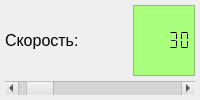
               <widget class="QFrame" name="feedrateFrame">
                <property name="frameShape">
                 <enum>QFrame::NoFrame</enum>
                </property>
                <property name="frameShadow">
                 <enum>QFrame::Plain</enum>
                </property>
                <property name="lineWidth">
                 <number>0</number>
                </property>
                <layout class="QGridLayout" name="gridLayout_31">
                 <property name="leftMargin">
                  <number>5</number>
                 </property>
                 <property name="topMargin">
                  <number>5</number>
                 </property>
                 <property name="rightMargin">
                  <number>5</number>
                 </property>
                 <property name="bottomMargin">
                  <number>5</number>
                 </property>
                 <property name="spacing">
                  <number>5</number>
                 </property>
                 <item row="1" column="0" colspan="2">
                  <widget class="QScrollBar" name="feedrateScrollBar">
                   <property name="palette">
                    <palette>
                     <active>
                      <colorrole role="WindowText">
                       <brush brushstyle="SolidPattern">
                        <color alpha="255">
                         <red>0</red>
                         <green>0</green>
                         <blue>0</blue>
                        </color>
                       </brush>
                      </colorrole>
                      <colorrole role="Button">
                       <brush brushstyle="SolidPattern">
                        <color alpha="255">
                         <red>223</red>
                         <green>223</green>
                         <blue>223</blue>
                        </color>
                       </brush>
                      </colorrole>
                      <colorrole role="Midlight">
                       <brush brushstyle="SolidPattern">
                        <color alpha="255">
                         <red>227</red>
                         <green>227</green>
                         <blue>227</blue>
                        </color>
                       </brush>
                      </colorrole>
                      <colorrole role="Dark">
                       <brush brushstyle="SolidPattern">
                        <color alpha="255">
                         <red>160</red>
                         <green>160</green>
                         <blue>160</blue>
                        </color>
                       </brush>
                      </colorrole>
                      <colorrole role="Text">
                       <brush brushstyle="SolidPattern">
                        <color alpha="255">
                         <red>0</red>
                         <green>0</green>
                         <blue>0</blue>
                        </color>
                       </brush>
                      </colorrole>
                      <colorrole role="ButtonText">
                       <brush brushstyle="SolidPattern">
                        <color alpha="255">
                         <red>0</red>
                         <green>0</green>
                         <blue>0</blue>
                        </color>
                       </brush>
                      </colorrole>
                      <colorrole role="Shadow">
                       <brush brushstyle="SolidPattern">
                        <color alpha="255">
                         <red>105</red>
                         <green>105</green>
                         <blue>105</blue>
                        </color>
                       </brush>
                      </colorrole>
                      <colorrole role="AlternateBase">
                       <brush brushstyle="SolidPattern">
                        <color alpha="255">
                         <red>223</red>
                         <green>223</green>
                         <blue>223</blue>
                        </color>
                       </brush>
                      </colorrole>
                     </active>
                     <inactive>
                      <colorrole role="WindowText">
                       <brush brushstyle="SolidPattern">
                        <color alpha="255">
                         <red>0</red>
                         <green>0</green>
                         <blue>0</blue>
                        </color>
                       </brush>
                      </colorrole>
                      <colorrole role="Button">
                       <brush brushstyle="SolidPattern">
                        <color alpha="255">
                         <red>223</red>
                         <green>223</green>
                         <blue>223</blue>
                        </color>
                       </brush>
                      </colorrole>
                      <colorrole role="Midlight">
                       <brush brushstyle="SolidPattern">
                        <color alpha="255">
                         <red>227</red>
                         <green>227</green>
                         <blue>227</blue>
                        </color>
                       </brush>
                      </colorrole>
                      <colorrole role="Dark">
                       <brush brushstyle="SolidPattern">
                        <color alpha="255">
                         <red>160</red>
                         <green>160</green>
                         <blue>160</blue>
                        </color>
                       </brush>
                      </colorrole>
                      <colorrole role="Text">
                       <brush brushstyle="SolidPattern">
                        <color alpha="255">
                         <red>0</red>
                         <green>0</green>
                         <blue>0</blue>
                        </color>
                       </brush>
                      </colorrole>
                      <colorrole role="ButtonText">
                       <brush brushstyle="SolidPattern">
                        <color alpha="255">
                         <red>0</red>
                         <green>0</green>
                         <blue>0</blue>
                        </color>
                       </brush>
                      </colorrole>
                      <colorrole role="Shadow">
                       <brush brushstyle="SolidPattern">
                        <color alpha="255">
                         <red>105</red>
                         <green>105</green>
                         <blue>105</blue>
                        </color>
                       </brush>
                      </colorrole>
                      <colorrole role="AlternateBase">
                       <brush brushstyle="SolidPattern">
                        <color alpha="255">
                         <red>223</red>
                         <green>223</green>
                         <blue>223</blue>
                        </color>
                       </brush>
                      </colorrole>
                     </inactive>
                     <disabled>
                      <colorrole role="WindowText">
                       <brush brushstyle="SolidPattern">
                        <color alpha="255">
                         <red>223</red>
                         <green>223</green>
                         <blue>223</blue>
                        </color>
                       </brush>
                      </colorrole>
                      <colorrole role="Button">
                       <brush brushstyle="SolidPattern">
                        <color alpha="255">
                         <red>223</red>
                         <green>223</green>
                         <blue>223</blue>
                        </color>
                       </brush>
                      </colorrole>
                      <colorrole role="Midlight">
                       <brush brushstyle="SolidPattern">
                        <color alpha="255">
                         <red>227</red>
                         <green>227</green>
                         <blue>227</blue>
                        </color>
                       </brush>
                      </colorrole>
                      <colorrole role="Dark">
                       <brush brushstyle="SolidPattern">
                        <color alpha="255">
                         <red>160</red>
                         <green>160</green>
                         <blue>160</blue>
                        </color>
                       </brush>
                      </colorrole>
                      <colorrole role="Text">
                       <brush brushstyle="SolidPattern">
                        <color alpha="255">
                         <red>160</red>
                         <green>160</green>
                         <blue>160</blue>
                        </color>
                       </brush>
                      </colorrole>
                      <colorrole role="ButtonText">
                       <brush brushstyle="SolidPattern">
                        <color alpha="255">
                         <red>160</red>
                         <green>160</green>
                         <blue>160</blue>
                        </color>
                       </brush>
                      </colorrole>
                      <colorrole role="Shadow">
                       <brush brushstyle="SolidPattern">
                        <color alpha="255">
                         <red>105</red>
                         <green>105</green>
                         <blue>105</blue>
                        </color>
                       </brush>
                      </colorrole>
                      <colorrole role="AlternateBase">
                       <brush brushstyle="SolidPattern">
                        <color alpha="255">
                         <red>223</red>
                         <green>223</green>
                         <blue>223</blue>
                        </color>
                       </brush>
                      </colorrole>
                     </disabled>
                    </palette>
                   </property>
                   <property name="maximum">
                    <number>500</number>
                   </property>
                   <property name="singleStep">
                    <number>1</number>
                   </property>
                   <property name="pageStep">
                    <number>10</number>
                   </property>
                   <property name="value">
                    <number>30</number>
                   </property>
                   <property name="orientation">
                    <enum>Qt::Horizontal</enum>
                   </property>
                  </widget>
                 </item>
                 <item row="0" column="0">
                  <widget class="QLabel" name="feedrateLabel">
                   <property name="sizePolicy">
                    <sizepolicy hsizetype="Preferred" vsizetype="Preferred">
                     <horstretch>2</horstretch>
                     <verstretch>0</verstretch>
                    </sizepolicy>
                   </property>
                   <property name="font">
                    <font>
                     <pointsize>12</pointsize>
                    </font>
                   </property>
                   <property name="text">
                    <string>Скорость:</string>
                   </property>
                  </widget>
                 </item>
                 <item row="0" column="1">
                  <widget class="QLCDNumber" name="feedrateLcdNumber">
                   <property name="sizePolicy">
                    <sizepolicy hsizetype="Preferred" vsizetype="Minimum">
                     <horstretch>1</horstretch>
                     <verstretch>0</verstretch>
                    </sizepolicy>
                   </property>
                   <property name="palette">
                    <palette>
                     <active>
                      <colorrole role="WindowText">
                       <brush brushstyle="SolidPattern">
                        <color alpha="255">
                         <red>0</red>
                         <green>0</green>
                         <blue>0</blue>
                        </color>
                       </brush>
                      </colorrole>
                      <colorrole role="Button">
                       <brush brushstyle="SolidPattern">
                        <color alpha="255">
                         <red>170</red>
                         <green>255</green>
                         <blue>127</blue>
                        </color>
                       </brush>
                      </colorrole>
                      <colorrole role="Light">
                       <brush brushstyle="SolidPattern">
                        <color alpha="255">
                         <red>255</red>
                         <green>255</green>
                         <blue>255</blue>
                        </color>
                       </brush>
                      </colorrole>
                      <colorrole role="Midlight">
                       <brush brushstyle="SolidPattern">
                        <color alpha="255">
                         <red>212</red>
                         <green>255</green>
                         <blue>191</blue>
                        </color>
                       </brush>
                      </colorrole>
                      <colorrole role="Dark">
                       <brush brushstyle="SolidPattern">
                        <color alpha="255">
                         <red>85</red>
                         <green>127</green>
                         <blue>63</blue>
                        </color>
                       </brush>
                      </colorrole>
                      <colorrole role="Mid">
                       <brush brushstyle="SolidPattern">
                        <color alpha="255">
                         <red>113</red>
                         <green>170</green>
                         <blue>84</blue>
                        </color>
                       </brush>
                      </colorrole>
                      <colorrole role="Text">
                       <brush brushstyle="SolidPattern">
                        <color alpha="255">
                         <red>0</red>
                         <green>0</green>
                         <blue>0</blue>
                        </color>
                       </brush>
                      </colorrole>
                      <colorrole role="BrightText">
                       <brush brushstyle="SolidPattern">
                        <color alpha="255">
                         <red>255</red>
                         <green>255</green>
                         <blue>255</blue>
                        </color>
                       </brush>
                      </colorrole>
                      <colorrole role="ButtonText">
                       <brush brushstyle="SolidPattern">
                        <color alpha="255">
                         <red>0</red>
                         <green>0</green>
                         <blue>0</blue>
                        </color>
                       </brush>
                      </colorrole>
                      <colorrole role="Base">
                       <brush brushstyle="SolidPattern">
                        <color alpha="255">
                         <red>255</red>
                         <green>255</green>
                         <blue>255</blue>
                        </color>
                       </brush>
                      </colorrole>
                      <colorrole role="Window">
                       <brush brushstyle="SolidPattern">
                        <color alpha="255">
                         <red>170</red>
                         <green>255</green>
                         <blue>127</blue>
                        </color>
                       </brush>
                      </colorrole>
                      <colorrole role="Shadow">
                       <brush brushstyle="SolidPattern">
                        <color alpha="255">
                         <red>0</red>
                         <green>0</green>
                         <blue>0</blue>
                        </color>
                       </brush>
                      </colorrole>
                      <colorrole role="AlternateBase">
                       <brush brushstyle="SolidPattern">
                        <color alpha="255">
                         <red>212</red>
                         <green>255</green>
                         <blue>191</blue>
                        </color>
                       </brush>
                      </colorrole>
                      <colorrole role="ToolTipBase">
                       <brush brushstyle="SolidPattern">
                        <color alpha="255">
                         <red>255</red>
                         <green>255</green>
                         <blue>220</blue>
                        </color>
                       </brush>
                      </colorrole>
                      <colorrole role="ToolTipText">
                       <brush brushstyle="SolidPattern">
                        <color alpha="255">
                         <red>0</red>
                         <green>0</green>
                         <blue>0</blue>
                        </color>
                       </brush>
                      </colorrole>
                     </active>
                     <inactive>
                      <colorrole role="WindowText">
                       <brush brushstyle="SolidPattern">
                        <color alpha="255">
                         <red>0</red>
                         <green>0</green>
                         <blue>0</blue>
                        </color>
                       </brush>
                      </colorrole>
                      <colorrole role="Button">
                       <brush brushstyle="SolidPattern">
                        <color alpha="255">
                         <red>170</red>
                         <green>255</green>
                         <blue>127</blue>
                        </color>
                       </brush>
                      </colorrole>
                      <colorrole role="Light">
                       <brush brushstyle="SolidPattern">
                        <color alpha="255">
                         <red>255</red>
                         <green>255</green>
                         <blue>255</blue>
                        </color>
                       </brush>
                      </colorrole>
                      <colorrole role="Midlight">
                       <brush brushstyle="SolidPattern">
                        <color alpha="255">
                         <red>212</red>
                         <green>255</green>
                         <blue>191</blue>
                        </color>
                       </brush>
                      </colorrole>
                      <colorrole role="Dark">
                       <brush brushstyle="SolidPattern">
                        <color alpha="255">
                         <red>85</red>
                         <green>127</green>
                         <blue>63</blue>
                        </color>
                       </brush>
                      </colorrole>
                      <colorrole role="Mid">
                       <brush brushstyle="SolidPattern">
                        <color alpha="255">
                         <red>113</red>
                         <green>170</green>
                         <blue>84</blue>
                        </color>
                       </brush>
                      </colorrole>
                      <colorrole role="Text">
                       <brush brushstyle="SolidPattern">
                        <color alpha="255">
                         <red>0</red>
                         <green>0</green>
                         <blue>0</blue>
                        </color>
                       </brush>
                      </colorrole>
                      <colorrole role="BrightText">
                       <brush brushstyle="SolidPattern">
                        <color alpha="255">
                         <red>255</red>
                         <green>255</green>
                         <blue>255</blue>
                        </color>
                       </brush>
                      </colorrole>
                      <colorrole role="ButtonText">
                       <brush brushstyle="SolidPattern">
                        <color alpha="255">
                         <red>0</red>
                         <green>0</green>
                         <blue>0</blue>
                        </color>
                       </brush>
                      </colorrole>
                      <colorrole role="Base">
                       <brush brushstyle="SolidPattern">
                        <color alpha="255">
                         <red>255</red>
                         <green>255</green>
                         <blue>255</blue>
                        </color>
                       </brush>
                      </colorrole>
                      <colorrole role="Window">
                       <brush brushstyle="SolidPattern">
                        <color alpha="255">
                         <red>170</red>
                         <green>255</green>
                         <blue>127</blue>
                        </color>
                       </brush>
                      </colorrole>
                      <colorrole role="Shadow">
                       <brush brushstyle="SolidPattern">
                        <color alpha="255">
                         <red>0</red>
                         <green>0</green>
                         <blue>0</blue>
                        </color>
                       </brush>
                      </colorrole>
                      <colorrole role="AlternateBase">
                       <brush brushstyle="SolidPattern">
                        <color alpha="255">
                         <red>212</red>
                         <green>255</green>
                         <blue>191</blue>
                        </color>
                       </brush>
                      </colorrole>
                      <colorrole role="ToolTipBase">
                       <brush brushstyle="SolidPattern">
                        <color alpha="255">
                         <red>255</red>
                         <green>255</green>
                         <blue>220</blue>
                        </color>
                       </brush>
                      </colorrole>
                      <colorrole role="ToolTipText">
                       <brush brushstyle="SolidPattern">
                        <color alpha="255">
                         <red>0</red>
                         <green>0</green>
                         <blue>0</blue>
                        </color>
                       </brush>
                      </colorrole>
                     </inactive>
                     <disabled>
                      <colorrole role="WindowText">
                       <brush brushstyle="SolidPattern">
                        <color alpha="255">
                         <red>85</red>
                         <green>127</green>
                         <blue>63</blue>
                        </color>
                       </brush>
                      </colorrole>
                      <colorrole role="Button">
                       <brush brushstyle="SolidPattern">
                        <color alpha="255">
                         <red>170</red>
                         <green>255</green>
                         <blue>127</blue>
                        </color>
                       </brush>
                      </colorrole>
                      <colorrole role="Light">
                       <brush brushstyle="SolidPattern">
                        <color alpha="255">
                         <red>255</red>
                         <green>255</green>
                         <blue>255</blue>
                        </color>
                       </brush>
                      </colorrole>
                      <colorrole role="Midlight">
                       <brush brushstyle="SolidPattern">
                        <color alpha="255">
                         <red>212</red>
                         <green>255</green>
                         <blue>191</blue>
                        </color>
                       </brush>
                      </colorrole>
                      <colorrole role="Dark">
                       <brush brushstyle="SolidPattern">
                        <color alpha="255">
                         <red>85</red>
                         <green>127</green>
                         <blue>63</blue>
                        </color>
                       </brush>
                      </colorrole>
                      <colorrole role="Mid">
                       <brush brushstyle="SolidPattern">
                        <color alpha="255">
                         <red>113</red>
                         <green>170</green>
                         <blue>84</blue>
                        </color>
                       </brush>
                      </colorrole>
                      <colorrole role="Text">
                       <brush brushstyle="SolidPattern">
                        <color alpha="255">
                         <red>85</red>
                         <green>127</green>
                         <blue>63</blue>
                        </color>
                       </brush>
                      </colorrole>
                      <colorrole role="BrightText">
                       <brush brushstyle="SolidPattern">
                        <color alpha="255">
                         <red>255</red>
                         <green>255</green>
                         <blue>255</blue>
                        </color>
                       </brush>
                      </colorrole>
                      <colorrole role="ButtonText">
                       <brush brushstyle="SolidPattern">
                        <color alpha="255">
                         <red>85</red>
                         <green>127</green>
                         <blue>63</blue>
                        </color>
                       </brush>
                      </colorrole>
                      <colorrole role="Base">
                       <brush brushstyle="SolidPattern">
                        <color alpha="255">
                         <red>170</red>
                         <green>255</green>
                         <blue>127</blue>
                        </color>
                       </brush>
                      </colorrole>
                      <colorrole role="Window">
                       <brush brushstyle="SolidPattern">
                        <color alpha="255">
                         <red>170</red>
                         <green>255</green>
                         <blue>127</blue>
                        </color>
                       </brush>
                      </colorrole>
                      <colorrole role="Shadow">
                       <brush brushstyle="SolidPattern">
                        <color alpha="255">
                         <red>0</red>
                         <green>0</green>
                         <blue>0</blue>
                        </color>
                       </brush>
                      </colorrole>
                      <colorrole role="AlternateBase">
                       <brush brushstyle="SolidPattern">
                        <color alpha="255">
                         <red>170</red>
                         <green>255</green>
                         <blue>127</blue>
                        </color>
                       </brush>
                      </colorrole>
                      <colorrole role="ToolTipBase">
                       <brush brushstyle="SolidPattern">
                        <color alpha="255">
                         <red>255</red>
                         <green>255</green>
                         <blue>220</blue>
                        </color>
                       </brush>
                      </colorrole>
                      <colorrole role="ToolTipText">
                       <brush brushstyle="SolidPattern">
                        <color alpha="255">
                         <red>0</red>
                         <green>0</green>
                         <blue>0</blue>
                        </color>
                       </brush>
                      </colorrole>
                     </disabled>
                    </palette>
                   </property>
                   <property name="font">
                    <font>
                     <pointsize>14</pointsize>
                     <weight>50</weight>
                     <italic>false</italic>
                     <bold>false</bold>
                     <kerning>true</kerning>
                    </font>
                   </property>
                   <property name="autoFillBackground">
                    <bool>true</bool>
                   </property>
                   <property name="frameShape">
                    <enum>QFrame::StyledPanel</enum>
                   </property>
                   <property name="lineWidth">
                    <number>1</number>
                   </property>
                   <property name="smallDecimalPoint">
                    <bool>true</bool>
                   </property>
                   <property name="segmentStyle">
                    <enum>QLCDNumber::Flat</enum>
                   </property>
                   <property name="intValue" stdset="0">
                    <number>30</number>
                   </property>
                  </widget>
                 </item>
                </layout>
               </widget>
